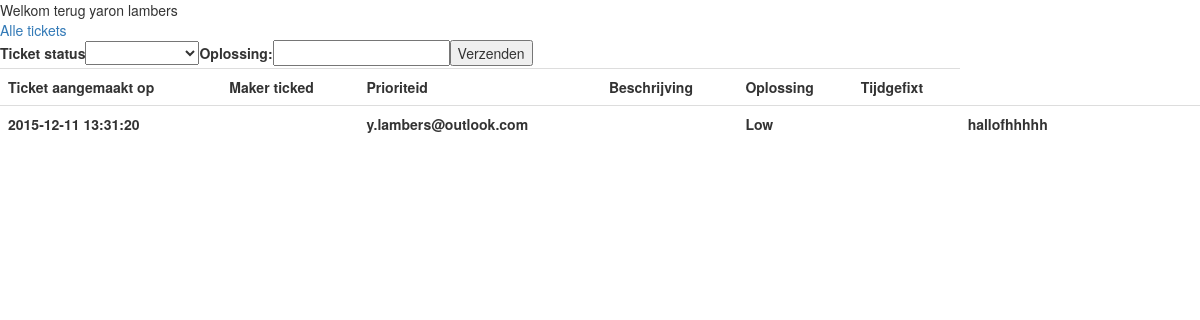
Page /includes/tickethandeling.php?id=20 (signed in) on the committed database.
### tables this page shows
CREATE TABLE `user` (
  `id` int(5) NOT NULL,
  `firstname` varchar(45) NOT NULL,
  `lastname` varchar(45) NOT NULL,
  `phone` int(14) NOT NULL,
  `image` longtext NOT NULL,
  `role` int(2) NOT NULL,
  `email` varchar(100) NOT NULL,
  `password` varchar(32) NOT NULL
);

CREATE TABLE `ticket` (
  `idticket` int(11) NOT NULL,
  `customer` varchar(45) NOT NULL,
  `idcustomer` int(11) NOT NULL,
  `created_at` timestamp NOT NULL DEFAULT CURRENT_TIMESTAMP ON UPDATE CURRENT_TIMESTAMP,
  `urgentieLevel` int(3) NOT NULL,
  `description` varchar(45) NOT NULL,
  `employee` varchar(45) NOT NULL,
  `fixed_at` varchar(14) DEFAULT NULL,
  `solution` longtext,
  `active` int(2) NOT NULL
);

CREATE TABLE `urgentielevel` (
  `id` int(11) NOT NULL,
  `name` varchar(45) NOT NULL
);

### includes/tickethandeling.php (the view, shortened to what this page needs)
<!doctype html>
<html lang="en">
<head>
    <link rel="stylesheet" href="https://maxcdn.bootstrapcdn.com/bootstrap/3.3.6/css/bootstrap.min.css">
</head>
<body>
<?php
include_once('database.php');
$email = $_SESSION['email'];
$user_email = "SELECT * FROM user WHERE email LIKE '%$email%'";
$result = mysqli_query($db, $user_email);
$row = mysqli_fetch_assoc($result);
$userName = $row['firstname'] ." ". $row['lastname']. "<br/>";
$role = $row['role'];
if(!empty($_SESSION['email'])){
    echo "Welkom terug ". $userName;
    echo '<a href="ticket.php"> Alle tickets </a>' . "<br/>";
}else{
    header('location: ../index.php');
}
if ($role == 2){
    $id = $_GET['id'];
    $query = "SELECT * FROM ticket WHERE idticket='$id' ";
    $return = mysqli_query($db, $query);
    $row = mysqli_fetch_array($return);
    $urgentieLevelQuery = "SELECT * FROM urgentieLevel";
    $returnUrgentieLevel = mysqli_query($db, $urgentieLevelQuery);
    $rowUrgentieLevel = mysqli_fetch_array($returnUrgentieLevel);
    $nameUrgentieLevel = $rowUrgentieLevel['name'];
    echo '
    <table class="table table-hover">
     <tr>
        <th>Ticket aangemaakt op </th>
        <th>Maker ticked</th>
        <th>Prioriteid</th>
        <th>Beschrijving </th>
        <th>Oplossing </th>
        <th>Tijdgefixt </th>
    </tr>
    ';
    echo '<tr>';
    echo "<th>".$row['created_at']."<th/>";
    echo "<th>".$row['customer']. "<th/>";
    echo "<th>".$nameUrgentieLevel. "<th/>";
    echo "<th>".$row['description'] . "<th/>";
    echo "<th>" .$row['solution'] . "<th/>";
    echo "<th>" .$row['fixed_at'] . "<th/>";
    echo '</tr>';
    echo '
        <form action="" method="POST">
        <label> Ticket status </label>
        <select name="status" />
        <option> </option>
        ';
    echo'
            </select>
            <label>Oplossing:</label>
            <input type="textarea" name="solution" value="'.$ticketSolution.'" />
            <input type="submit" name="submit" value="Verzenden">
        </form>
    ';
}

### rows in the picture
user: firstname "yaron", lastname "lambers"
ticket: created_at "2015-12-11 13:31:20", customer "y.lambers@outlook.com", description "hallofhhhhh"
urgentielevel: name "Low"
